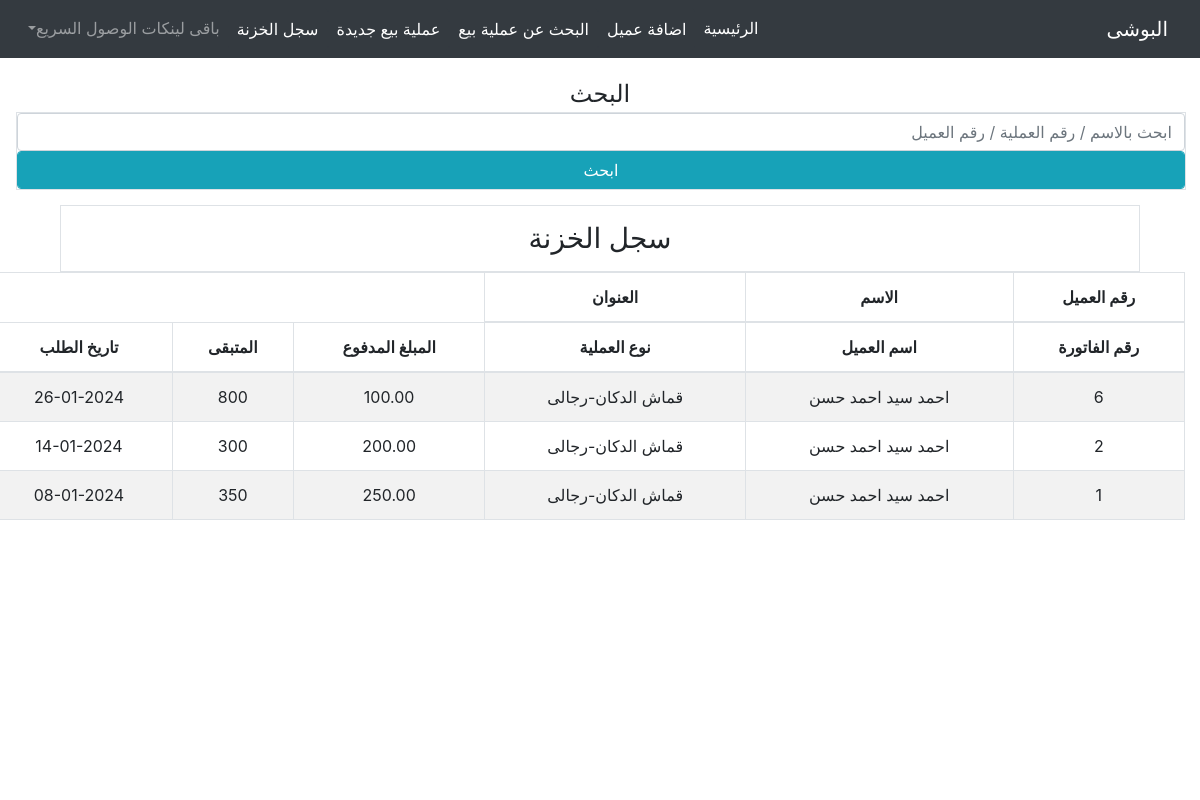
/kazna/list/, run on the app's committed database.
### kazna/models.py (models this page shows)
class Record (TimeStampMixin,models.Model):
    typee = [
        ('in'   ,   'وارد'),
        ('out'  ,   'صادر')
    ]
    kind            = models.CharField(max_length=35, choices=typee, null=True, blank=True, verbose_name="نوع المبلغ", default="in")
    masterInvoice   = models.ForeignKey(MasterInvoice, on_delete=models.CASCADE, verbose_name="الفاتورة")
    amount          = models.DecimalField(max_digits=6, decimal_places=2, null=True, blank=True, verbose_name="المبلغ")
    details         = models.TextField(null=True, blank=True, verbose_name="التفصيل")

### order/models.py (models this page shows, shortened)
class MasterInvoice( TimeStampMixin,models.Model):
    counter = models.PositiveIntegerField(default=1, editable=False)
    invoiceType = [
        ('قماش الدكان-رجالى', 'قماش الدكان-رجالى'),
        ('قماش الدكان-حريمى', 'قماش الدكان-حريمى'),
        ('قماش خارجى-رجالى', 'قماش خارجى-رجالى'),
        ('قماش خارجى-حريمى', 'قماش خارجى-حريمى'),
        ('بيع قماش', 'بيع قماش'),
    ]
    clientMI    = models.ForeignKey(Client, related_name='master_invoices', on_delete=models.CASCADE, verbose_name="العميل")
    invoiceType = models.CharField(max_length=35, choices=invoiceType, null=True, blank=True, verbose_name="نوع الطلب", default="قماش الدكان-رجالى")

class basicInvoiceInfo(TimeStampMixin,models.Model):
    orderStatue = [
        ('unknwon','غير محدد'),
        ('sent','تم ارسالها الى المشغل'),
        ('done','جاهز للتسليم'),
        ('delivered','تم التسليم')
    ]
    masterInvoice   = models.ForeignKey(MasterInvoice, on_delete=models.CASCADE, verbose_name="الفاتورة")
    total           = models.IntegerField(null=True, blank=True, verbose_name="المبلغ الإجمالى")
    paid            = models.IntegerField(null=True, blank=True, verbose_name="المبلغ المدفوع")
    remain          = models.IntegerField(null=True, blank=True, verbose_name="المبلغ المتبقى")
    receve_date     = models.DateField(blank=True, null=True)
    statue          = models.CharField(max_length=35, choices=orderStatue, null=True, blank=True, verbose_name="حالة الطلب", default="unknwon")

### client/models.py (models this page shows, shortened)
class TimeStampMixin(models.Model):
    created_at      = models.DateTimeField(auto_now_add=True,null=True)
    updated_at      = models.DateTimeField(auto_now=True,null=True)
    is_deleted      = models.BooleanField(default=False)

class Client(TimeStampMixin, models.Model):
    GENDER_CHOICES = [
        ('male', 'رجالى'),
        ('female', 'حريمى'),
    ]
    FName       = models.CharField(max_length=15, null=True, blank=True, verbose_name="الاسم الاول") # الاسم الاول
    SName       = models.CharField(max_length=15, null=True, blank=True, verbose_name="الاسم الثانى") # الاسم الثانى
    TName       = models.CharField(max_length=15, null=True, blank=True, verbose_name="الاسم الثالث") # الاسم الثالث
    LName       = models.CharField(max_length=15, null=True, blank=True, verbose_name="الاسم الرابع") # الاسم الرابع
    name        = models.CharField(max_length=60, null=True, blank=True, db_index=True,verbose_name="الاسم بالكامل") # الاسم بالكامل
    kindMale    = models.CharField(max_length=10, choices=GENDER_CHOICES, null=True, blank=True, verbose_name="نوع العميل", default="male" )
    book        = models.CharField(max_length=50, null=True, blank=True, verbose_name="اسم الدفتر")
    page        = models.IntegerField(null=True, blank=True, verbose_name="صفحة رقم")
    phone       = models.CharField(max_length=50, null=True, blank=True, db_index=True, verbose_name="رقم التليفون")
    address     = models.CharField(max_length=50, null=True, blank=True, verbose_name="العنوان")

class TimeStampMixin(models.Model):
    created_at      = models.DateTimeField(auto_now_add=True,null=True)
    updated_at      = models.DateTimeField(auto_now=True,null=True)
    is_deleted      = models.BooleanField(default=False)

### kazna/views.py (the view)
# urls.py: path('list/', recordsListView.as_view(), name="list"),
class recordsListView(ListView):
    model               =   Record
    template_name       =   'kazna/recordsList.html'
    context_object_name =   'records'
    ordering            =   '-created_at'

### kazna/templates/kazna/recordsList.html (shortened to what this page needs)
{% extends "homee/index.html" %}
{% load crispy_forms_tags %}
{% block content %}
<div class="container-fluid text-center m-auto">
    <h1 class="h4 mt-3">البحث</h1>
    <div class="row w-100" style=" position: fixed; top: 7rem; display: inline-block; left: 1rem; z-index:2;" >
        <div class="col-12">
            <form class="border m-auto " action="#" >
                <input class="w-100 form-control" name="q" placeholder="ابحث بالاسم / رقم العملية / رقم العميل">
                <input type="submit" class="form-control btn btn-info" value="ابحث">
            </form>
        </div>
    </div>
    <br>
    <br>
    <br>
    <h1 class="h3 border p-3 mb-5 mt-3">سجل الخزنة</h1>
    <div class="row mt-5 mb-3 bg-white w-100" style=" position: fixed; top: 14rem; display: inline-block; left: 0rem; z-index:2; overflow:scroll; height:67vh">
        <table class="table text-center table-striped table-hover table-bordered w-100" id="" style="">
            <thead>
                <th>رقم العميل</th>
                <th>الاسم</th>
                <th>العنوان</th>
            </thead>
            <tbody>
                <thead>
                    <tr>
                        <th>رقم الفاتورة</th>
                        <th>اسم العميل</th>
                        <th>نوع العملية</th>
                        <th>المبلغ المدفوع</th>
                        <th>المتبقى</th>
                        <th>تاريخ الطلب</th>
                    </tr>
                </thead>
                {% for record in records %}
                    <tr>
                        <td>{{record.masterInvoice.counter}}</td>
                        <td>{{record.masterInvoice.clientMI.name}}</td>
                        <td>{{record.masterInvoice.invoiceType}}</td>
                        <td>{{record.amount}}</td>
                        <td>
                            {% for basic_invoice_info in record.masterInvoice.basicinvoiceinfo_set.all %}
                                {{ basic_invoice_info.remain }}
                            {% endfor %}
                        </td>
                        <td>{{record.created_at|date:'d-m-Y'}}</td>
                    </tr>
                {% endfor %}
            </tbody>
        </table>
</div>
{% endblock %}

### data on the page
Record: masterInvoice.counter "6", masterInvoice.clientMI.name "احمد سيد احمد حسن", masterInvoice.invoiceType "قماش الدكان-رجالى", amount "100.00", created_at "26-01-2024"
basicInvoiceInfo: remain "800"
Record: masterInvoice.counter "2", masterInvoice.clientMI.name "احمد سيد احمد حسن", masterInvoice.invoiceType "قماش الدكان-رجالى", amount "200.00", created_at "14-01-2024"
basicInvoiceInfo: remain "300"
Record: masterInvoice.counter "1", masterInvoice.clientMI.name "احمد سيد احمد حسن", masterInvoice.invoiceType "قماش الدكان-رجالى", amount "250.00", created_at "08-01-2024"
basicInvoiceInfo: remain "350"
